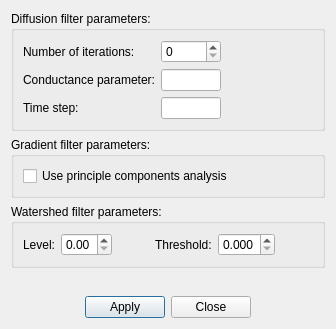
<?xml version="1.0" encoding="UTF-8"?>
<ui version="4.0">
 <class>WatershedSegmentationDialog</class>
 <widget class="QDialog" name="WatershedSegmentationDialog">
  <property name="geometry">
   <rect>
    <x>0</x>
    <y>0</y>
    <width>336</width>
    <height>329</height>
   </rect>
  </property>
  <property name="windowTitle">
   <string>Dialog</string>
  </property>
  <layout class="QVBoxLayout" name="verticalLayout">
   <item>
    <widget class="QGroupBox" name="groupBox">
     <property name="title">
      <string>Diffusion filter parameters:</string>
     </property>
     <layout class="QGridLayout" name="gridLayout">
      <item row="0" column="0">
       <widget class="QLabel" name="label">
        <property name="text">
         <string>Number of iterations:</string>
        </property>
       </widget>
      </item>
      <item row="0" column="1">
       <widget class="QSpinBox" name="spinBoxDiffusionIterations">
        <property name="minimumSize">
         <size>
          <width>50</width>
          <height>0</height>
         </size>
        </property>
        <property name="maximumSize">
         <size>
          <width>16777215</width>
          <height>16777215</height>
         </size>
        </property>
       </widget>
      </item>
      <item row="1" column="0">
       <widget class="QLabel" name="label_2">
        <property name="text">
         <string>Conductance parameter:</string>
        </property>
       </widget>
      </item>
      <item row="1" column="1">
       <widget class="QLineEdit" name="lineEditDiffusionConductance">
        <property name="maximumSize">
         <size>
          <width>60</width>
          <height>16777215</height>
         </size>
        </property>
       </widget>
      </item>
      <item row="2" column="0">
       <widget class="QLabel" name="label_3">
        <property name="text">
         <string>Time step:</string>
        </property>
       </widget>
      </item>
      <item row="2" column="1">
       <widget class="QLineEdit" name="lineEditDiffusionTimeStep">
        <property name="maximumSize">
         <size>
          <width>60</width>
          <height>16777215</height>
         </size>
        </property>
       </widget>
      </item>
      <item row="1" column="2">
       <spacer name="horizontalSpacer_4">
        <property name="orientation">
         <enum>Qt::Horizontal</enum>
        </property>
        <property name="sizeHint" stdset="0">
         <size>
          <width>40</width>
          <height>20</height>
         </size>
        </property>
       </spacer>
      </item>
     </layout>
    </widget>
   </item>
   <item>
    <widget class="QGroupBox" name="groupBox_2">
     <property name="title">
      <string>Gradient filter parameters:</string>
     </property>
     <layout class="QFormLayout" name="formLayout">
      <item row="0" column="0">
       <widget class="QCheckBox" name="checkBoxGradientPCA">
        <property name="text">
         <string>Use principle components analysis</string>
        </property>
       </widget>
      </item>
     </layout>
    </widget>
   </item>
   <item>
    <widget class="QGroupBox" name="groupBox_3">
     <property name="title">
      <string>Watershed filter parameters:</string>
     </property>
     <layout class="QHBoxLayout" name="horizontalLayout">
      <item>
       <widget class="QLabel" name="label_4">
        <property name="text">
         <string>Level:</string>
        </property>
       </widget>
      </item>
      <item>
       <widget class="QDoubleSpinBox" name="doubleSpinBoxWatershedLevel">
        <property name="maximum">
         <double>1.000000000000000</double>
        </property>
        <property name="singleStep">
         <double>0.010000000000000</double>
        </property>
       </widget>
      </item>
      <item>
       <spacer name="horizontalSpacer_5">
        <property name="orientation">
         <enum>Qt::Horizontal</enum>
        </property>
        <property name="sizeHint" stdset="0">
         <size>
          <width>40</width>
          <height>20</height>
         </size>
        </property>
       </spacer>
      </item>
      <item>
       <widget class="QLabel" name="label_5">
        <property name="text">
         <string>Threshold:</string>
        </property>
       </widget>
      </item>
      <item>
       <widget class="QDoubleSpinBox" name="doubleSpinBoxWatershedThreshold">
        <property name="decimals">
         <number>3</number>
        </property>
        <property name="maximum">
         <double>1.000000000000000</double>
        </property>
        <property name="singleStep">
         <double>0.010000000000000</double>
        </property>
       </widget>
      </item>
      <item>
       <spacer name="horizontalSpacer">
        <property name="orientation">
         <enum>Qt::Horizontal</enum>
        </property>
        <property name="sizeHint" stdset="0">
         <size>
          <width>40</width>
          <height>20</height>
         </size>
        </property>
       </spacer>
      </item>
     </layout>
    </widget>
   </item>
   <item>
    <spacer name="verticalSpacer">
     <property name="orientation">
      <enum>Qt::Vertical</enum>
     </property>
     <property name="sizeHint" stdset="0">
      <size>
       <width>20</width>
       <height>19</height>
      </size>
     </property>
    </spacer>
   </item>
   <item>
    <layout class="QHBoxLayout" name="horizontalLayout_2">
     <property name="spacing">
      <number>6</number>
     </property>
     <item>
      <spacer name="horizontalSpacer_2">
       <property name="orientation">
        <enum>Qt::Horizontal</enum>
       </property>
       <property name="sizeHint" stdset="0">
        <size>
         <width>40</width>
         <height>20</height>
        </size>
       </property>
      </spacer>
     </item>
     <item>
      <widget class="QPushButton" name="pushButtonApply">
       <property name="text">
        <string>Apply</string>
       </property>
      </widget>
     </item>
     <item>
      <widget class="QPushButton" name="pushButtonClose">
       <property name="text">
        <string>Close</string>
       </property>
      </widget>
     </item>
     <item>
      <spacer name="horizontalSpacer_3">
       <property name="orientation">
        <enum>Qt::Horizontal</enum>
       </property>
       <property name="sizeHint" stdset="0">
        <size>
         <width>40</width>
         <height>20</height>
        </size>
       </property>
      </spacer>
     </item>
    </layout>
   </item>
  </layout>
 </widget>
 <resources/>
 <connections>
  <connection>
   <sender>pushButtonClose</sender>
   <signal>clicked()</signal>
   <receiver>WatershedSegmentationDialog</receiver>
   <slot>close()</slot>
   <hints>
    <hint type="sourcelabel">
     <x>229</x>
     <y>306</y>
    </hint>
    <hint type="destinationlabel">
     <x>274</x>
     <y>305</y>
    </hint>
   </hints>
  </connection>
 </connections>
</ui>
